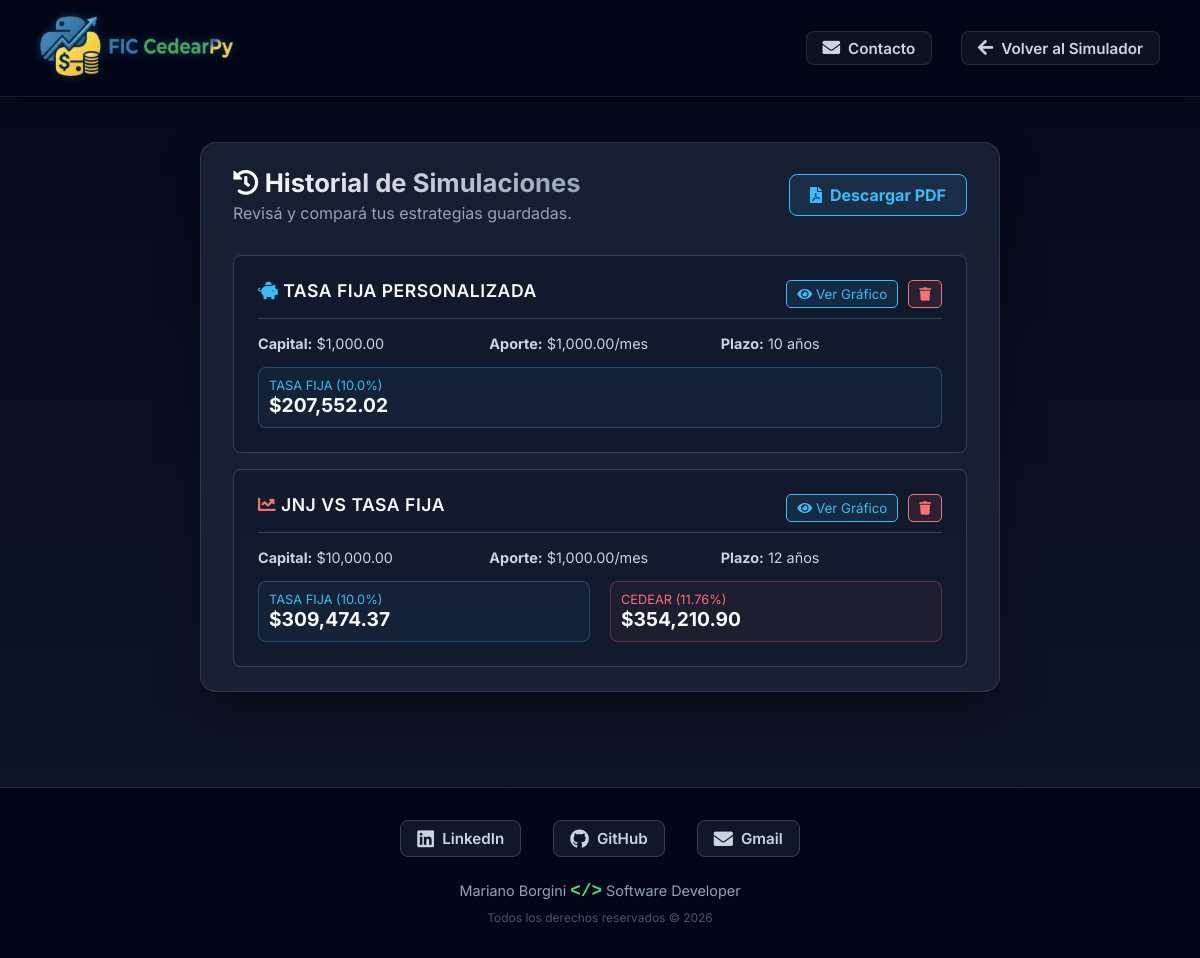
Page /mis-simulaciones (signed in) on the committed database.
### models/table_simulacion.py (models this page shows)
class Simulacion(db.Model):
    __tablename__ = 'Simulacion'
    id = db.Column(db.Integer, primary_key = True)
    id_user = db.Column(db.Integer, db.ForeignKey('user.id'), nullable=False)
    capital_inicial = db.Column(db.Integer, nullable=False)
    aporte_mensual = db.Column(db.Integer, nullable=False)
    años = db.Column(db.Integer, nullable=False)
    activo_elegido = db.Column(db.String(50), nullable=True)
    tasa_manual = db.Column(db.Float, nullable=True)
    total_fijo = db.Column(db.Float, nullable=True)
    total_cedear = db.Column(db.Float, nullable=True)
    tasa_cedear = db.Column(db.Float, nullable=True)

### routes/fic.py (the view)
@rout_fic.route('/mis-simulaciones')
def mis_simulaciones():
    if 'userId' not in session:
        return redirect(url_for('auth.login'))
    user_id = session.get('userId')
    userName = session.get('userName')
    simulaciones = Simulacion.query.filter_by(id_user=user_id).order_by(Simulacion.id.desc()).all()
    return render_template('record.html', user=userName, simulaciones=simulaciones)

### templates/record.html (shortened to what this page needs)
<!DOCTYPE html>
<html lang="es">
<head>
    <link rel="stylesheet" href="{{ url_for('static', filename='css/style.css') }}">
    <link rel="stylesheet" href="https://use.fontawesome.com/releases/v5.15.4/css/all.css">
</head>
<body class="landing-body">
    <header style="padding-top: 1rem;">
        <div class="logo-container">
            <a href="{{ url_for('fic.fic_simulador') }}">
                <img id="logo-para-pdf" src="{{ url_for('static', filename='img/logo.png') }}" alt="Logo" class="app-logo">
            </a>
        </div>
        <nav id="nav-menu">
            <a href="#contacto" class="btn-contact-header"><i class="fas fa-envelope"></i> Contacto</a>
            <a href="{{ url_for('fic.fic_simulador') }}" class="btn-contact-header">
                <i class="fas fa-arrow-left"></i> Volver al Simulador
            </a>
        </nav>
    </header>
    <main style="align-items: center; min-height: 80vh;">
        <div class="dashboard-container" style="max-width: 800px; width: 100%;">
            <div style="display: flex; justify-content: space-between; align-items: center; margin-bottom: 2rem; flex-wrap: wrap; gap: 15px;">
                <div>
                    <h2 style="margin: 0;"><i class="fas fa-history"></i> Historial de Simulaciones</h2>
                    <p style="margin: 5px 0 0 0; color:#94a3b8;">Revisá y compará tus estrategias guardadas.</p>
                </div>
                {% if simulaciones %}
                <button onclick="descargarPDFReal()" style="background: rgba(56, 189, 248, 0.1); color: #38bdf8; border: 1px solid #38bdf8; padding: 10px 20px; border-radius: 8px; cursor: pointer; font-size: 1rem; transition: 0.3s; display: flex; align-items: center; gap: 8px; font-weight: bold;">
                    <i class="fas fa-file-pdf"></i> Descargar PDF
                </button>
                {% endif %}
            </div>
            {% if simulaciones %}
                <div style="display: flex; flex-direction: column; gap: 1rem;">
                    {% for sim in simulaciones %}
                        <div class="historial-item" style="background: rgba(15, 23, 42, 0.6); border: 1px solid #334155; border-radius: 8px; padding: 1.5rem;">
                            <div style="display: flex; justify-content: space-between; align-items: flex-start; margin-bottom: 1rem; border-bottom: 1px solid #334155; padding-bottom: 10px;">
                                <h3 style="margin: 0; color: #f8fafc; font-size: 1.1rem;">
                                    {% if sim.activo_elegido != 'Personalizado' %}
                                        <i class="fas fa-chart-line" style="color: #f87171;"></i> {{ sim.activo_elegido }} vs Tasa Fija
                                    {% else %}
                                        <i class="fas fa-piggy-bank" style="color: #38bdf8;"></i> Tasa Fija Personalizada
                                    {% endif %}
                                </h3>
                                <div style="display: flex; gap: 10px;">
                                    <form action="{{ url_for('fic.fic_simulador') }}" method="post">
                                        <button type="submit" name="accion" value="calcular" style="background: rgba(56, 189, 248, 0.1); color: #38bdf8; border: 1px solid #38bdf8; padding: 5px 10px; border-radius: 5px; cursor: pointer; transition: 0.2s;">
                                            <i class="fas fa-eye"></i> Ver Gráfico
                                        </button>
                                    </form>
                                    <form id="form-borrar-{{ sim.id }}" action="{{ url_for('fic.delete_simulacion', id=sim.id) }}" method="post">
                                        <button type="button" onclick="abrirModalBorrado('form-borrar-{{ sim.id }}')" style="background: rgba(248, 113, 113, 0.1); color: #f87171; border: 1px solid #f87171; padding: 5px 10px; border-radius: 5px; cursor: pointer; transition: 0.2s;">
                                            <i class="fas fa-trash"></i>
                                        </button>
                                    </form>
                                </div>
                            </div>
                            <div style="display: grid; grid-template-columns: 1fr 1fr 1fr; gap: 10px; color: #cbd5e1; font-size: 0.9rem; margin-bottom: 15px;">
                                <span><strong>Capital:</strong> ${{ "{:,.2f}".format(sim.capital_inicial) }}</span>
                                <span><strong>Aporte:</strong> ${{ "{:,.2f}".format(sim.aporte_mensual) }}/mes</span>
                                <span><strong>Plazo:</strong> {{ sim.años }} años</span>
                            </div>
                            <div style="display: flex; gap: 20px;">
                                <div style="flex: 1; background: rgba(56, 189, 248, 0.05); border: 1px solid rgba(56, 189, 248, 0.3); padding: 10px; border-radius: 8px;">
                                    <span style="display: block; color: #38bdf8; font-size: 0.8rem; text-transform: uppercase;">Tasa Fija ({{ sim.tasa_manual }}%)</span>
                                    <strong style="font-size: 1.2rem; color: #f8fafc;">${{ "{:,.2f}".format(sim.total_fijo) }}</strong>
                                </div>
                                {% if sim.activo_elegido != 'Personalizado' %}
                                <div style="flex: 1; background: rgba(248, 113, 113, 0.05); border: 1px solid rgba(248, 113, 113, 0.3); padding: 10px; border-radius: 8px;">
                                    <span style="display: block; color: #f87171; font-size: 0.8rem; text-transform: uppercase;">CEDEAR ({{ sim.tasa_cedear | round(2) }}%)</span>
                                    <strong style="font-size: 1.2rem; color: #f8fafc;">${{ "{:,.2f}".format(sim.total_cedear) }}</strong>
                                </div>
                                {% endif %}
                            </div>
                        </div>
                    {% endfor %}
                </div>
            {% endif %}
        </div>
    </main>
    <footer id="contacto" style="margin-top: 50px;">
        <div class="footer-content">
            <div class="footer-links">
                <a href="https://www.linkedin.com/in/mariano-borgini-dev" target="_blank" class="social-btn linkedin"><i class="fab fa-linkedin"></i> LinkedIn</a>
                <a href="https://github.com/marianoborgini1" target="_blank" class="social-btn github"><i class="fab fa-github"></i> GitHub</a>
                <a href="https://mail.google.com/mail/?view=cm&fs=1&to=marianoborgini1@gmail.com" target="_blank" class="social-btn gmail"><i class="fas fa-envelope"></i> Gmail</a>
            </div>
            <div class="footer-copy">
                <p>Mariano Borgini <span class="code-tag">&lt;/&gt;</span> Software Developer</p>
                <small>Todos los derechos reservados © 2026</small>
            </div>
        </div>
    </footer>
</body>
</html>

### static/css/style.css (style rules this page uses)
* { margin: 0; padding: 0; box-sizing: border-box; font-family: 'Inter', sans-serif; }
html { scroll-behavior: smooth; }
body { background-color: #0f172a; color: #f8fafc; min-height: 100vh; display: flex; flex-direction: column; overflow-x: hidden; background-image: linear-gradient(rgba(2, 6, 23, 0.85), rgba(15, 23, 42, 0.90)), url('https://images.pexels.com/photos/6770610/pexels-photo-6770610.jpeg?auto=compress&cs=tinysrgb&w=1920'); background-size: cover; background-position: center; background-attachment: fixed; }
header { background-color: rgba(2, 6, 23, 0.95); padding: 1rem 2.5rem; display: flex; justify-content: space-between; align-items: center; border-bottom: 1px solid rgba(255, 255, 255, 0.1); box-shadow: 0 4px 20px rgba(0,0,0,0.4); flex-shrink: 0; position: sticky; top: 0; z-index: 100; backdrop-filter: blur(10px); }
.logo-container { display: flex; align-items: center; }
.app-logo { height: 60px; width: auto; transition: transform 0.2s ease; filter: drop-shadow(0 0 5px rgba(56, 189, 248, 0.3)); }
header nav a { color: #cbd5e1; text-decoration: none; font-size: 0.95rem; font-weight: 600; margin-left: 1.5rem; transition: all 0.2s ease; display: inline-flex; align-items: center; gap: 8px; }
header nav a i { font-size: 1.1rem; }
.btn-contact-header { background: rgba(255, 255, 255, 0.05); border: 1px solid rgba(255, 255, 255, 0.1); padding: 0.4rem 1rem; border-radius: 8px; transition: all 0.2s ease; }
main { flex: 1; display: flex; flex-direction: column; justify-content: center; align-items: center; padding: 2rem; gap: 2rem; }
.auth-card, .dashboard-container { background: rgba(30, 41, 59, 0.70); backdrop-filter: blur(12px); -webkit-backdrop-filter: blur(12px); border-radius: 16px; width: 100%; border: 1px solid rgba(255, 255, 255, 0.1); box-shadow: 0 25px 50px -12px rgba(0, 0, 0, 0.6); }
.dashboard-container { padding: 1.5rem 2rem; max-width: 450px; }
h2 { font-size: 1.6rem; text-align: center; margin-bottom: 0.5rem; font-weight: 700; background: linear-gradient(to right, #ffffff, #94a3b8); -webkit-background-clip: text; -webkit-text-fill-color: transparent; }
h3 { font-size: 0.9rem; color: #38bdf8; margin-bottom: 0.8rem; text-transform: uppercase; letter-spacing: 0.5px; font-weight: 600; }
footer { background-color: #020617; border-top: 1px solid #1e293b; padding: 2rem 1rem; margin-top: auto; width: 100%; }
.footer-content { max-width: 900px; margin: 0 auto; text-align: center; display: flex; flex-direction: column; gap: 1.5rem; }
.footer-links { display: flex; justify-content: center; gap: 2rem; flex-wrap: wrap; }
.social-btn { text-decoration: none; color: #cbd5e1; font-weight: 600; font-size: 0.95rem; padding: 0.5rem 1rem; border-radius: 8px; background: rgba(30, 41, 59, 0.5); border: 1px solid #334155; transition: all 0.2s ease; display: flex; align-items: center; gap: 8px; }
.social-btn i { font-size: 1.2rem; }
.footer-copy p { color: #94a3b8; font-size: 0.9rem; margin-bottom: 0.3rem; }
.code-tag { font-family: monospace; color: #4ade80; font-weight: 700; font-size: 1.1rem; }
.footer-copy small { color: #475569; font-size: 0.75rem; }
.landing-body { display: flex; flex-direction: column; min-height: 100vh; }
.historial-item { animation: slideUp 0.6s ease-out forwards; opacity: 0; }
.historial-item:nth-child(1) { animation-delay: 0.1s; }
.historial-item:nth-child(2) { animation-delay: 0.2s; }

### rows in the picture
Simulacion: activo_elegido "Personalizado" (drawn), capital_inicial "1,000.00", aporte_mensual "1,000.00", años "10", tasa_manual "10.0", total_fijo "207,552.02"
Simulacion: activo_elegido "JNJ", capital_inicial "10,000.00", aporte_mensual "1,000.00", años "12", tasa_manual "10.0", total_fijo "309,474.37", tasa_cedear "11.76", total_cedear "354,210.90"
